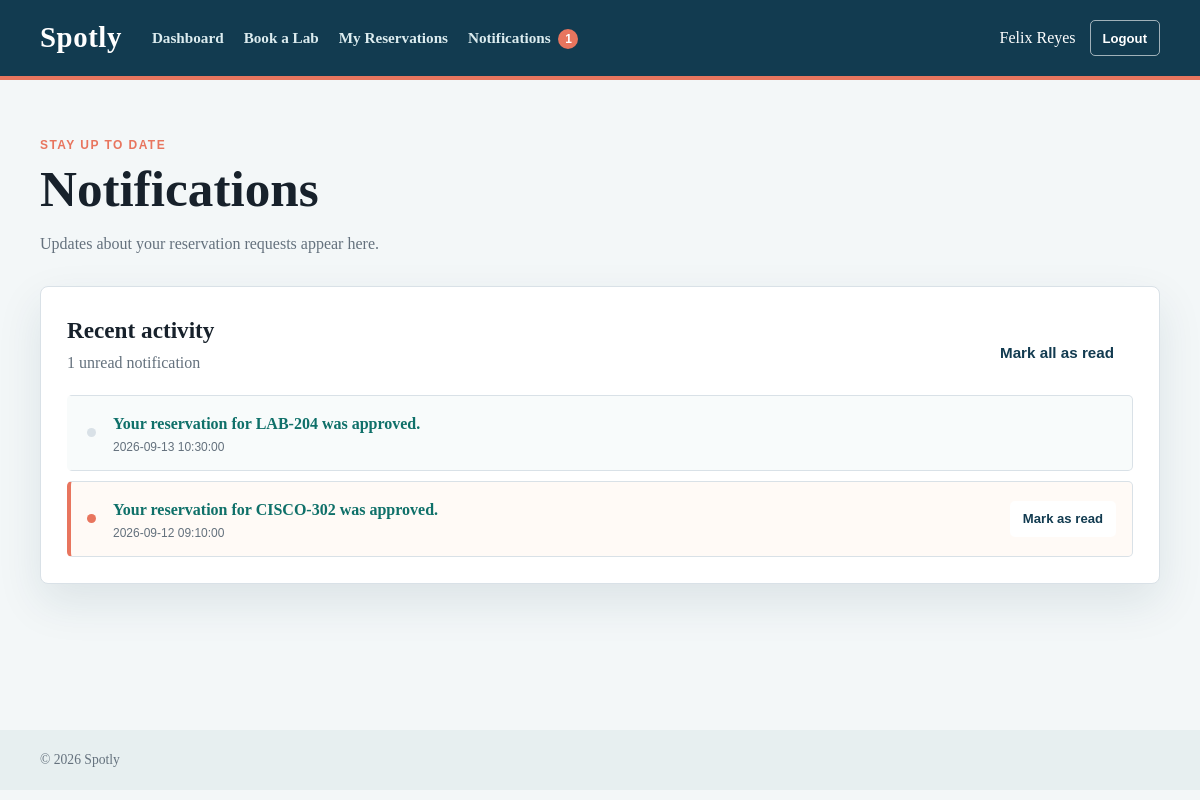
Page /pages/notifications.php (signed in) on the committed database.
### tables this page shows
CREATE TABLE notifications (
    notification_id INT PRIMARY KEY AUTO_INCREMENT,
    user_id INT NOT NULL,
    reservation_id INT NULL,
    message VARCHAR(255) NOT NULL,
    is_read BOOLEAN NOT NULL DEFAULT 0,
    created_at DATETIME NOT NULL DEFAULT CURRENT_TIMESTAMP,
    CONSTRAINT fk_notifications_user
        FOREIGN KEY (user_id) REFERENCES users(user_id),
    CONSTRAINT fk_notifications_reservation
        FOREIGN KEY (reservation_id) REFERENCES reservations(reservation_id)
);

### pages/notifications.php (the view, shortened to what this page needs)
<?php
require_once __DIR__ . '/../config/db.php';
$statement = $pdo->prepare(
	'SELECT notification_id, reservation_id, message, is_read, created_at
	 FROM notifications WHERE user_id = :user_id ORDER BY created_at DESC, notification_id DESC'
);
$statement->execute(['user_id' => $_SESSION['user_id']]);
$notifications = $statement->fetchAll();
$unread_count = count(array_filter($notifications, static fn (array $notification): bool => !(bool) $notification['is_read']));
require_once __DIR__ . '/../includes/header.php';
?>
<section class="page-heading">
	<p class="eyebrow">Stay up to date</p>
	<h1>Notifications</h1>
	<p class="muted">Updates about your reservation requests appear here.</p>
</section>
<section class="notification-panel card">
	<div class="notification-toolbar">
		<div>
			<h2>Recent activity</h2>
			<p class="muted"><?= $unread_count ?> unread notification<?= $unread_count === 1 ? '' : 's' ?></p>
		</div>
		<?php if ($unread_count > 0): ?>
			<form method="post">
				<button class="button button-outline-dark" type="submit">Mark all as read</button>
			</form>
		<?php endif; ?>
	</div>
	<?php if (!$notifications): ?>
		<div class="empty-state">You have no notifications yet.</div>
	<?php else: ?>
		<div class="notification-list">
			<?php foreach ($notifications as $notification): ?>
				<article class="notification-item <?= $notification['is_read'] ? 'is-read' : 'is-unread' ?>">
					<div class="notification-dot" aria-hidden="true"></div>
					<div class="notification-content">
						<?php if ($notification['reservation_id']): ?>
							<a href="my_reservations.php?reservation_id=<?= (int) $notification['reservation_id'] ?>"><?= htmlspecialchars($notification['message'], ENT_QUOTES, 'UTF-8') ?></a>
						<?php else: ?>
							<p><?= htmlspecialchars($notification['message'], ENT_QUOTES, 'UTF-8') ?></p>
						<?php endif; ?>
						<time datetime="<?= htmlspecialchars($notification['created_at'], ENT_QUOTES, 'UTF-8') ?>"><?= htmlspecialchars($notification['created_at'], ENT_QUOTES, 'UTF-8') ?></time>
					</div>
					<?php if (!$notification['is_read']): ?>
						<form method="post">
							<button class="button button-small button-outline-dark" type="submit">Mark as read</button>
						</form>
					<?php endif; ?>
				</article>
			<?php endforeach; ?>
		</div>
	<?php endif; ?>
</section>
<?php require_once __DIR__ . '/../includes/footer.php'; ?>

### assets/css/style.css (style rules this page uses)
:root { --ink: #17212b; --muted: #64717d; --line: #d9e1e7; --surface: #ffffff; --background: #f3f7f8; --navy: #123b50; --teal: #168c83; --teal-dark: #0f7069; --coral: #e8755e; --error: #a33d3d; --shadow: 0 18px 45px rgba(18, 59, 80, 0.10); }
* { box-sizing: border-box; }
body { margin: 0; color: var(--ink); background: var(--background); font-family: Georgia, 'Times New Roman', serif; line-height: 1.5; }
a { color: var(--teal-dark); font-weight: 700; }
.page-heading { margin-bottom: 30px; }
.page-heading h1, .auth-card h1 { margin: 0 0 8px; font-size: clamp(2rem, 5vw, 3.2rem); line-height: 1.05; }
.page-heading p { max-width: 620px; }
.eyebrow { margin: 0 0 10px; color: var(--coral); font: 700 0.75rem Arial, sans-serif; letter-spacing: 0.12em; text-transform: uppercase; }
.muted { color: var(--muted); }
.card { background: var(--surface); border: 1px solid var(--line); border-radius: 8px; box-shadow: var(--shadow); }
.button-outline-dark { color: var(--navy); border-color: var(--line); background: var(--surface); }
.reservation-panel, .notification-panel { padding: 26px; }
.reservation-toolbar, .notification-toolbar { display: flex; justify-content: space-between; align-items: end; gap: 20px; margin-bottom: 20px; }
.reservation-toolbar h2, .notification-toolbar h2 { margin: 0; font-size: 1.45rem; }
.reservation-toolbar p, .notification-toolbar p { margin: 3px 0 0; }
.notification-list { display: grid; gap: 10px; }
.notification-item { display: grid; grid-template-columns: 12px 1fr auto; align-items: center; gap: 14px; padding: 16px; border: 1px solid var(--line); border-left: 4px solid transparent; border-radius: 5px; }
.notification-item.is-unread { border-left-color: var(--coral); background: #fffaf6; }
.notification-item.is-read { background: #f8fbfb; }
.notification-dot { width: 9px; height: 9px; border-radius: 50%; background: var(--line); }
.is-unread .notification-dot { background: var(--coral); }
.notification-content a { text-decoration: none; }
.notification-content time { display: block; margin-top: 4px; color: var(--muted); font: 0.75rem Arial, sans-serif; }
.button { display: inline-flex; justify-content: center; align-items: center; min-height: 44px; padding: 10px 18px; border: 1px solid transparent; border-radius: 5px; font: 700 0.95rem Arial, sans-serif; text-decoration: none; cursor: pointer; }
.button-small { min-height: 36px; padding: 7px 12px; font-size: 0.82rem; }

### rows in the picture
notifications: is_read "1", message "Your reservation for LAB-204 was approved.", created_at "2026-09-13 10:30:00"
notifications: message "Your reservation for CISCO-302 was approved.", created_at "2026-09-12 09:10:00"

### other values in the picture
$unread_notifications "1"
$safe_display_name "Felix Reyes"
